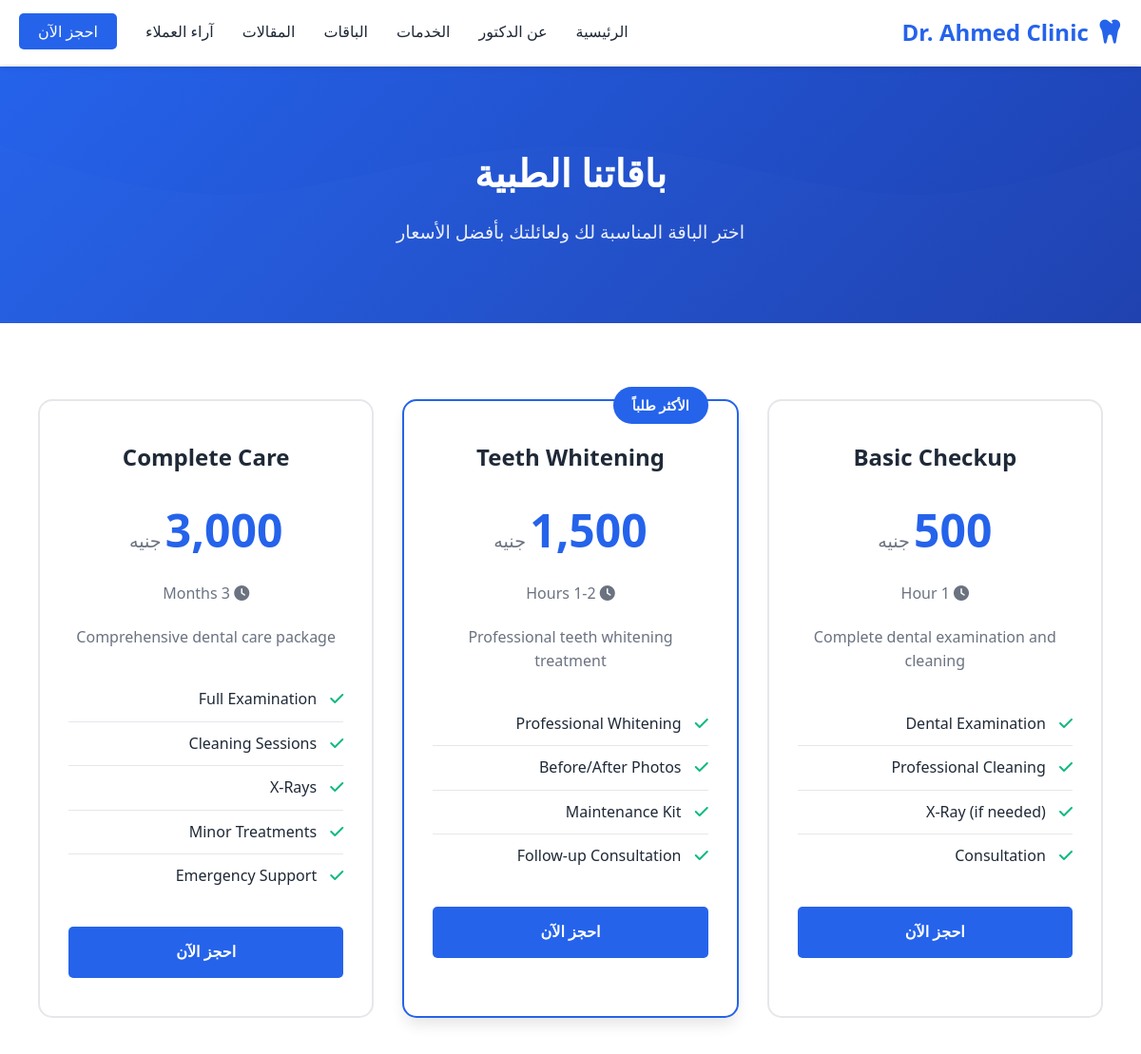
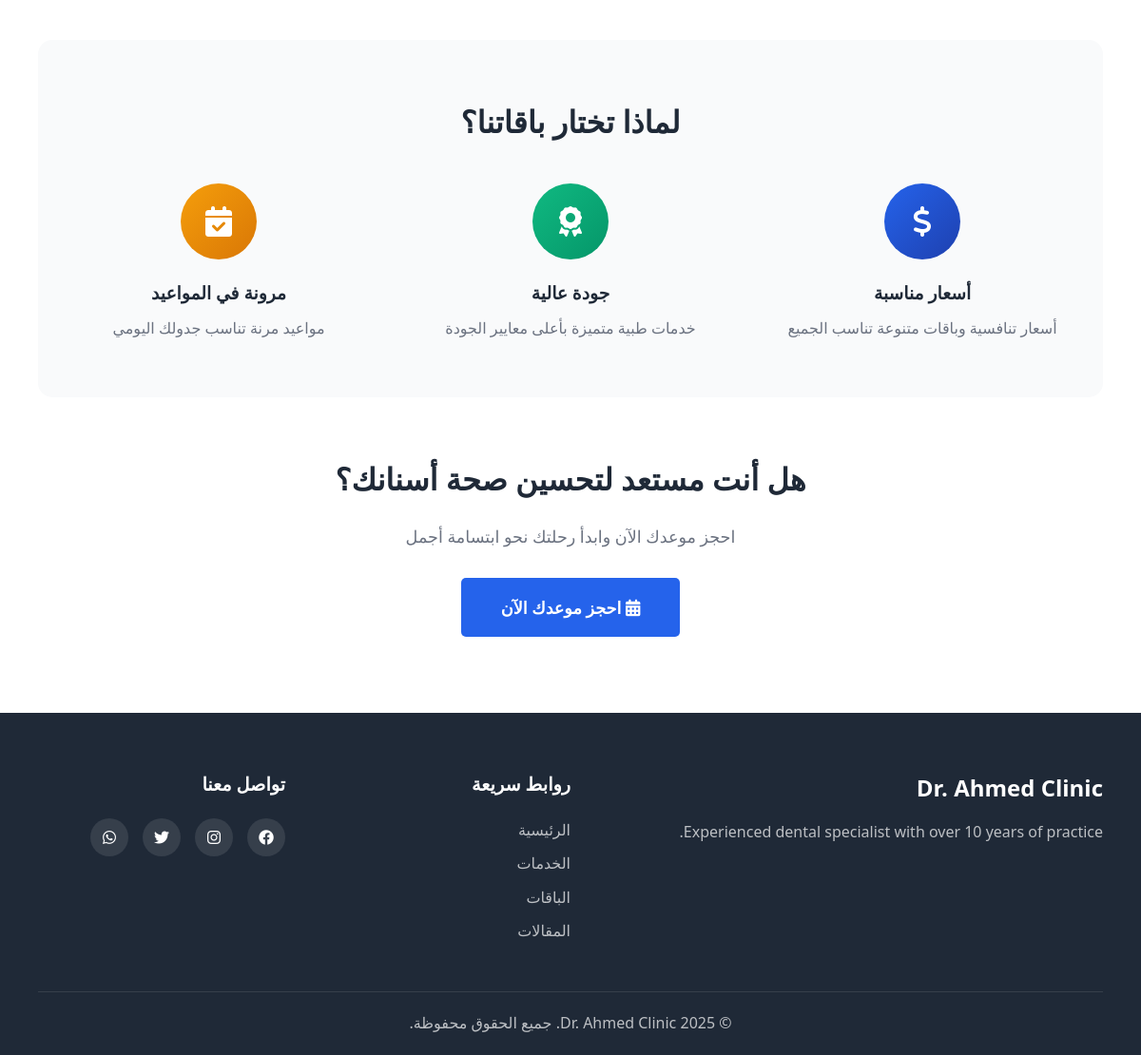
The page /packages.php on the database its author committed (2 pictures, top to bottom).
### tables this page shows
CREATE TABLE IF NOT EXISTS `settings` (
    `id` INT PRIMARY KEY AUTO_INCREMENT,
    `setting_key` VARCHAR(100) NOT NULL UNIQUE,
    `setting_value` TEXT,
    `setting_type` VARCHAR(50) DEFAULT 'text',
    `created_at` TIMESTAMP DEFAULT CURRENT_TIMESTAMP,
    `updated_at` TIMESTAMP DEFAULT CURRENT_TIMESTAMP ON UPDATE CURRENT_TIMESTAMP
);

CREATE TABLE IF NOT EXISTS `packages` (
    `id` INT PRIMARY KEY AUTO_INCREMENT,
    `name` VARCHAR(200) NOT NULL,
    `description` TEXT,
    `price` DECIMAL(10, 2) NOT NULL,
    `duration` VARCHAR(100),
    `features` TEXT,
    `is_popular` BOOLEAN DEFAULT FALSE,
    `is_active` BOOLEAN DEFAULT TRUE,
    `display_order` INT DEFAULT 0,
    `created_at` TIMESTAMP DEFAULT CURRENT_TIMESTAMP,
    `updated_at` TIMESTAMP DEFAULT CURRENT_TIMESTAMP ON UPDATE CURRENT_TIMESTAMP
);

### includes/config.php (called while the page is built, shortened)
<?php
$conn = null;
try {
    $conn = new PDO(
        "mysql:host=" . DB_HOST . ";dbname=" . DB_NAME . ";charset=utf8mb4",
        DB_USER,
        DB_PASS,
        [
            PDO::ATTR_ERRMODE => PDO::ERRMODE_EXCEPTION,
            PDO::ATTR_DEFAULT_FETCH_MODE => PDO::FETCH_ASSOC,
            PDO::ATTR_EMULATE_PREPARES => false
        ]
    );
} catch(PDOException $e) {
    error_log("Database connection error: " . $e->getMessage());
    die("خطأ في الاتصال بقاعدة البيانات. يرجى التأكد من:<br>1. إنشاء قاعدة البيانات (u186120816_tantawy)<br>2. استيراد ملف database.sql<br>3. التحقق من بيانات الاتصال في includes/config.php<br>4. وضع كلمة مرور قاعدة البيانات في DB_PASS<br><br>Error: " . $e->getMessage());
}
function getSetting($key, $default = '') {
    global $conn;
    try {
        $stmt = $conn->prepare("SELECT setting_value FROM settings WHERE setting_key = ?");
        $stmt->execute([$key]);
        $result = $stmt->fetch();
        return $result ? $result['setting_value'] : $default;
    } catch(PDOException $e) {
        return $default;
    }
}

### packages.php (the view, shortened to what this page needs)
<?php
require_once 'includes/config.php';
$stmt = $conn->prepare("SELECT * FROM packages WHERE is_active = 1 ORDER BY display_order ASC");
$stmt->execute();
$packages = $stmt->fetchAll();
$site_name = getSetting('site_name', 'Dr. Ahmed Clinic');
?>
<!DOCTYPE html>
<html lang="ar" dir="rtl">
<head>
    <link rel="stylesheet" href="https://cdnjs.cloudflare.com/ajax/libs/font-awesome/6.4.0/css/all.min.css">
    <link rel="stylesheet" href="css/style.css">
</head>
<body>
    <nav class="navbar" id="navbar">
        <div class="container">
            <div class="nav-brand">
                <i class="fas fa-tooth"></i>
                <span><?php echo htmlspecialchars($site_name); ?></span>
            </div>
            <ul class="nav-menu" id="navMenu">
                <li><a href="index.php">الرئيسية</a></li>
                <li><a href="index.php#about">عن الدكتور</a></li>
                <li><a href="services.php">الخدمات</a></li>
                <li><a href="packages.php">الباقات</a></li>
                <li><a href="blog.php">المقالات</a></li>
                <li><a href="index.php#reviews">آراء العملاء</a></li>
                <li><a href="index.php#booking" class="btn-nav">احجز الآن</a></li>
            </ul>
        </div>
    </nav>
    <div style="height: 70px;"></div>
    <section class="page-header" style="background: linear-gradient(135deg, var(--primary-color), var(--primary-dark)); color: white; padding: 80px 20px; text-align: center;">
        <div class="container">
            <h1 style="font-size: 2.5rem; margin-bottom: 15px;">باقاتنا الطبية</h1>
            <p style="font-size: 1.2rem; opacity: 0.9;">اختر الباقة المناسبة لك ولعائلتك بأفضل الأسعار</p>
        </div>
    </section>
    <section class="packages" style="padding: 80px 20px; background: var(--bg-white);">
        <div class="container">
            <?php if (count($packages) > 0): ?>
                <div class="packages-grid">
                    <?php foreach ($packages as $package): ?>
                    <div class="package-card <?php echo $package['is_popular'] ? 'popular' : ''; ?>">
                        <?php if ($package['is_popular']): ?>
                        <div class="popular-badge">الأكثر طلباً</div>
                        <?php endif; ?>
                        <h3><?php echo htmlspecialchars($package['name']); ?></h3>
                        <div class="package-price">
                            <span class="price"><?php echo number_format($package['price'], 0); ?></span>
                            <span class="currency">جنيه</span>
                        </div>
                        <?php if ($package['duration']): ?>
                        <p class="duration">
                            <i class="fas fa-clock"></i> <?php echo htmlspecialchars($package['duration']); ?>
                        </p>
                        <?php endif; ?>
                        <p class="package-description"><?php echo htmlspecialchars($package['description']); ?></p>
                        <?php if ($package['features']): ?>
                        <ul class="package-features">
                            <?php foreach (explode("\n", $package['features']) as $feature): ?>
                                <?php if (trim($feature)): ?>
                                <li><i class="fas fa-check"></i> <?php echo htmlspecialchars(trim($feature)); ?></li>
                                <?php endif; ?>
                            <?php endforeach; ?>
                        </ul>
                        <?php endif; ?>
                        <a href="index.php#booking" class="btn btn-primary btn-block" onclick="selectPackage(<?php echo $package['id']; ?>, '<?php echo htmlspecialchars($package['name'], ENT_QUOTES); ?>')">احجز الآن</a>
                    </div>
                    <?php endforeach; ?>
                </div>
                <div style="margin-top: 80px; background: var(--bg-light); padding: 60px 20px; border-radius: 15px;">
                    <h2 style="text-align: center; font-size: 2rem; margin-bottom: 40px; color: var(--text-color);">لماذا تختار باقاتنا؟</h2>
                    <div style="display: grid; grid-template-columns: repeat(auto-fit, minmax(250px, 1fr)); gap: 30px;">
                        <div style="text-align: center;">
                            <div style="width: 80px; height: 80px; background: linear-gradient(135deg, var(--primary-color), var(--primary-dark)); border-radius: 50%; display: flex; align-items: center; justify-content: center; margin: 0 auto 20px;">
                                <i class="fas fa-dollar-sign" style="font-size: 2rem; color: white;"></i>
                            </div>
                            <h3 style="margin-bottom: 10px;">أسعار مناسبة</h3>
                            <p style="color: var(--text-light);">أسعار تنافسية وباقات متنوعة تناسب الجميع</p>
                        </div>
                        <div style="text-align: center;">
                            <div style="width: 80px; height: 80px; background: linear-gradient(135deg, var(--success), #059669); border-radius: 50%; display: flex; align-items: center; justify-content: center; margin: 0 auto 20px;">
                                <i class="fas fa-award" style="font-size: 2rem; color: white;"></i>
                            </div>
                            <h3 style="margin-bottom: 10px;">جودة عالية</h3>
                            <p style="color: var(--text-light);">خدمات طبية متميزة بأعلى معايير الجودة</p>
                        </div>
                        <div style="text-align: center;">
                            <div style="width: 80px; height: 80px; background: linear-gradient(135deg, var(--warning), #d97706); border-radius: 50%; display: flex; align-items: center; justify-content: center; margin: 0 auto 20px;">
                                <i class="fas fa-calendar-check" style="font-size: 2rem; color: white;"></i>
                            </div>
                            <h3 style="margin-bottom: 10px;">مرونة في المواعيد</h3>
                            <p style="color: var(--text-light);">مواعيد مرنة تناسب جدولك اليومي</p>
                        </div>
                    </div>
                </div>
                <div style="text-align: center; margin-top: 60px;">
                    <h2 style="font-size: 2rem; margin-bottom: 20px; color: var(--text-color);">هل أنت مستعد لتحسين صحة أسنانك؟</h2>
                    <p style="font-size: 1.1rem; color: var(--text-light); margin-bottom: 30px;">احجز موعدك الآن وابدأ رحلتك نحو ابتسامة أجمل</p>
                    <a href="index.php#booking" class="btn btn-primary btn-lg">
                        <i class="fas fa-calendar-alt"></i> احجز موعدك الآن
                    </a>
                </div>
            <?php endif; ?>
        </div>
    </section>
    <footer class="footer">
        <div class="container">
            <div class="footer-content">
                <div class="footer-brand">
                    <h3><?php echo htmlspecialchars($site_name); ?></h3>
                    <p><?php echo htmlspecialchars(getSetting('doctor_bio', '')); ?></p>
                </div>
                <div class="footer-links">
                    <h4>روابط سريعة</h4>
                    <ul>
                        <li><a href="index.php">الرئيسية</a></li>
                        <li><a href="services.php">الخدمات</a></li>
                        <li><a href="packages.php">الباقات</a></li>
                        <li><a href="blog.php">المقالات</a></li>
                    </ul>
                </div>
                <div class="footer-social">
                    <h4>تواصل معنا</h4>
                    <div class="social-links">
                        <a href="#"><i class="fab fa-facebook"></i></a>
                        <a href="#"><i class="fab fa-instagram"></i></a>
                        <a href="#"><i class="fab fa-twitter"></i></a>
                        <a href="#"><i class="fab fa-whatsapp"></i></a>
                    </div>
                </div>
            </div>
            <div class="footer-bottom">
                <p>&copy; <?php echo date('Y'); ?> <?php echo htmlspecialchars($site_name); ?>. جميع الحقوق محفوظة.</p>
            </div>
        </div>
    </footer>
</body>
</html>

### rows shown on the page
settings: setting_value "Dr. Ahmed Clinic"
packages: name "Basic Checkup", price "500", duration "1 Hour", description "Complete dental examination and cleaning", features "Dental Examination", features "Professional Cleaning", features "X-Ray (if needed)", features "Consultation"
packages: is_popular "الأكثر طلباً", name "Teeth Whitening", price "1,500", duration "1-2 Hours", description "Professional teeth whitening treatment", features "Professional Whitening", features "Before/After Photos", features "Maintenance Kit", features "Follow-up Consultation"
packages: name "Complete Care", price "3,000", duration "3 Months", description "Comprehensive dental care package", features "Full Examination", features "Cleaning Sessions", features "X-Rays", features "Minor Treatments", features "Emergency Support"
settings: setting_value "Experienced dental specialist with over 10 years of practice."
